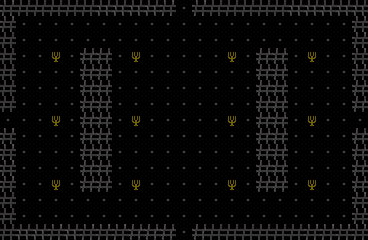

This game map was drawn from its Tiled (.tmx) file and the tilesets committed beside it. A one-line description and the trimmed map source follow:
An orthogonal 23x15 tile map with 16x16 px tiles, 1 tile layer (Capa de patrones 1) and 14 objects.

<map version="1.10" tiledversion="1.12.2" orientation="orthogonal" renderorder="right-down" width="23" height="15" tilewidth="16" tileheight="16" infinite="0" nextlayerid="4" nextobjectid="28">
 <tileset firstgid="1" name="tileset" tilewidth="16" tileheight="16" tilecount="64" columns="8">
  <image source="../tileset/tileset.png" width="128" height="128" />
 </tileset>
 <layer id="1" name="Capa de patrones 1" width="23" height="15">
  <data>[345 cells, 345 non-empty, 6 distinct tile ids]</data>
 </layer>
 <objectgroup id="3" name="spawnEnemigo">
  <object id="22" x="32" y="32" width="16" height="16" />
  <object id="23" x="32" y="192" width="16" height="16" />
  <object id="24" x="320" y="192" width="16" height="16" />
  <object id="25" x="320" y="32" width="16" height="16" />
 </objectgroup>
 <objectgroup id="2" name="colisiones">
  <object id="1" x="192" y="0" width="176" height="16" />
  <object id="2" x="352" y="128" width="16" height="112" />
  <object id="3" x="352" y="16" width="16" height="96" />
  <object id="4" x="192" y="224" width="160" height="16" />
  <object id="5" x="0" y="224" width="176" height="16" />
  <object id="6" x="0" y="128" width="16" height="96" />
  <object id="7" x="0" y="0" width="16" height="112" />
  <object id="8" x="16" y="0" width="160" height="16" />
  <object id="20" x="80" y="48" width="32" height="144" />
  <object id="21" x="256" y="48" width="32" height="144" />
 </objectgroup>
</map>
